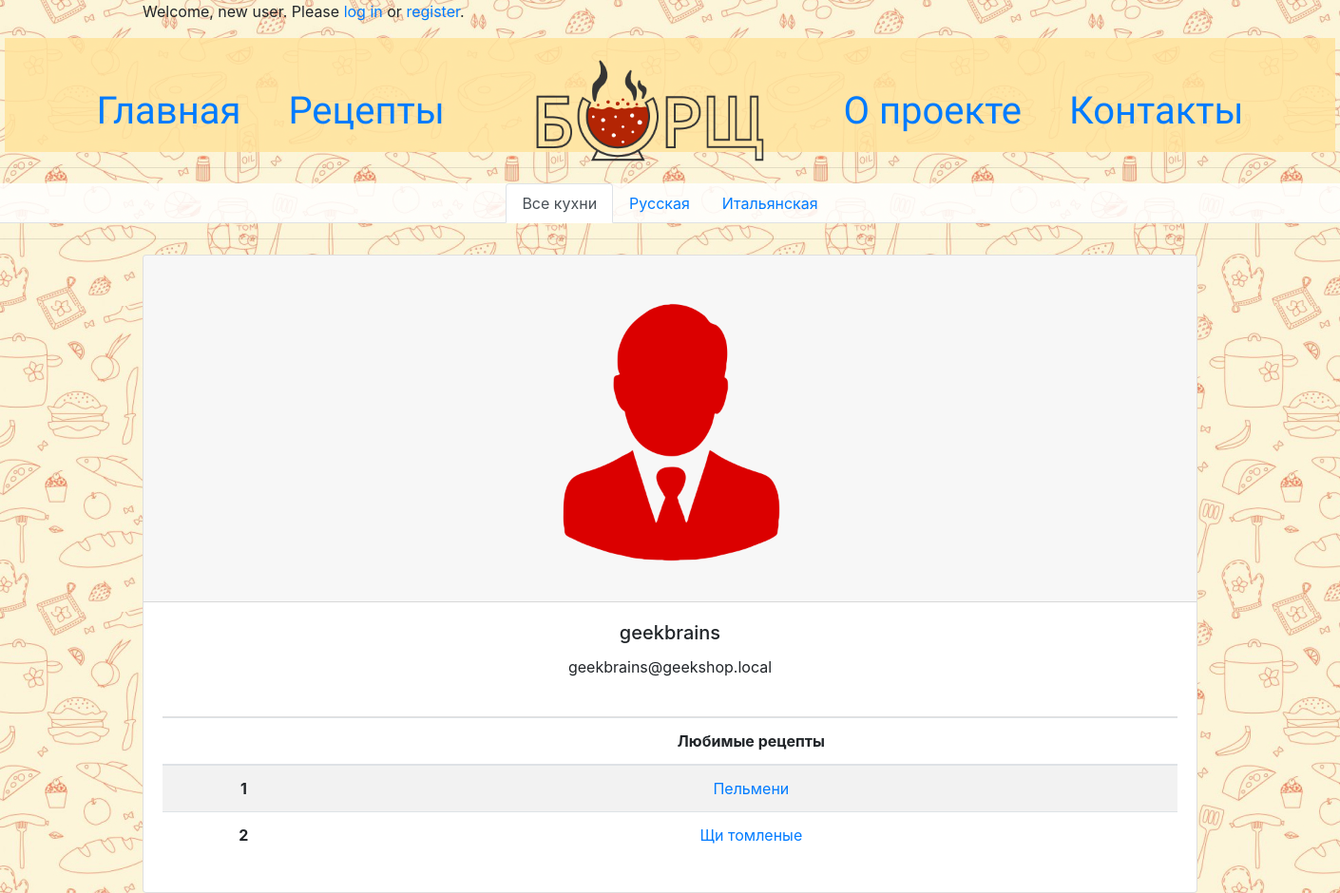
Page /auth/1 on the earlier database version.
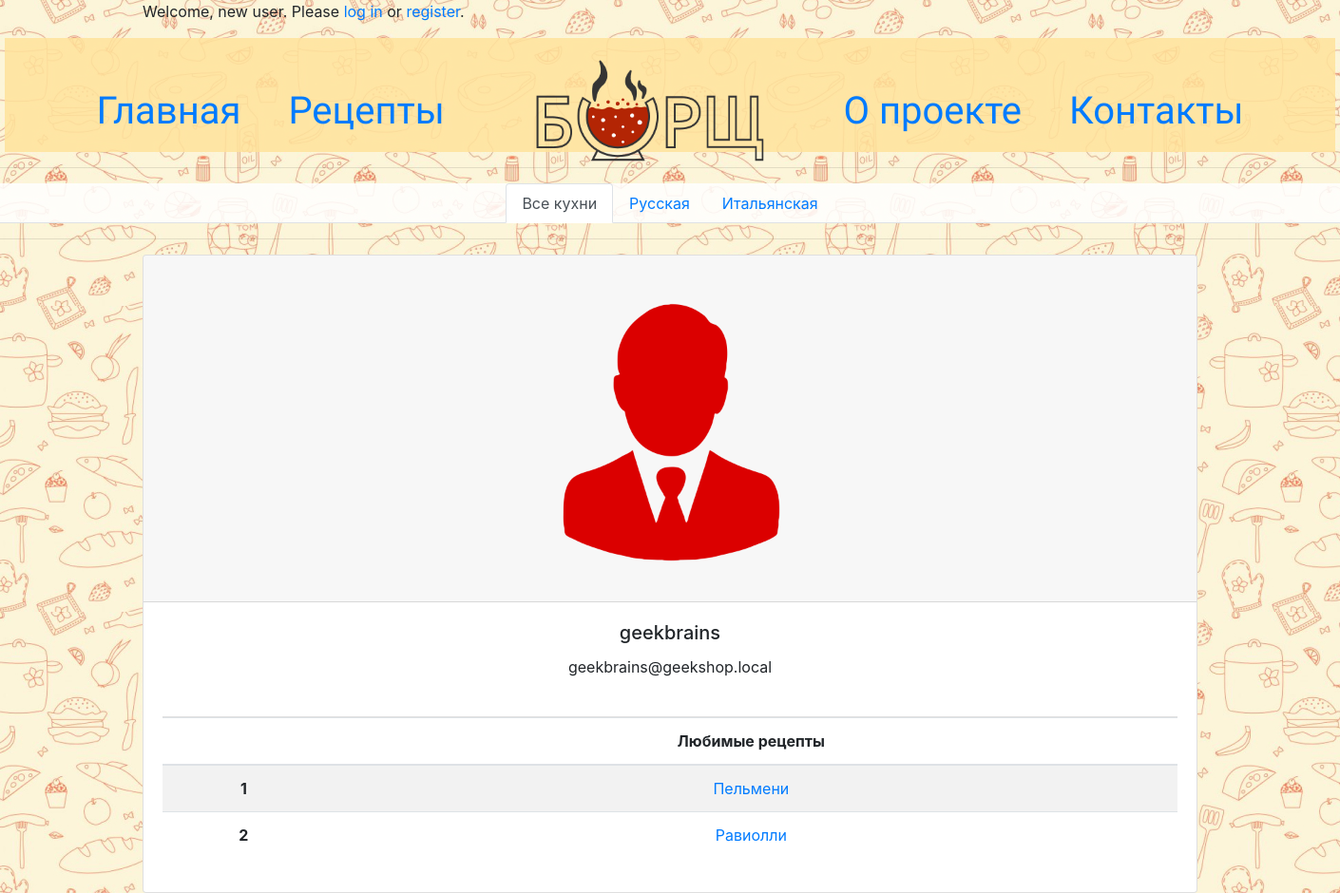
Same page on the later database version.
### mainapp/models.py (models this page shows, shortened)
class Cuisine(models.Model):
    class Meta:
        verbose_name = 'Кухня'
        verbose_name_plural = 'Кухни'
    name = models.CharField(verbose_name='название', max_length=64, unique=True)
    description = models.TextField(verbose_name='описание', blank=True)

class Recipe(models.Model):
    class Meta:
        verbose_name = 'Рецепт'
        verbose_name_plural = 'Рецепты'
    cuisine = models.ForeignKey(Cuisine, on_delete=models.CASCADE)
    name = models.CharField(verbose_name='название рецепта', max_length=255)
    description = models.TextField(verbose_name='описание', blank=True)
    level = models.IntegerField(verbose_name='сложность приготовления', default=1)
    duration = models.IntegerField(verbose_name='время приготовления', default=15)
    image = models.ImageField(upload_to='recipe_photos', blank=True)

### authapp/models.py (models this page shows, shortened)
class BorshchUser(AbstractUser):
    class Meta:
        verbose_name = 'пользователь'
        verbose_name_plural = 'пользователи'
    avatar = models.ImageField(upload_to='users_avatars', blank=True)

### myrecipeapp/models.py (models this page shows, shortened)
class MyRecipe(models.Model):
    class Meta:
        verbose_name = 'Любимый рецепт'
        verbose_name_plural = 'Любимые рецепты'
    borshchuser = models.ForeignKey(BorshchUser, on_delete=models.CASCADE)
    recipe = models.ForeignKey(Recipe, on_delete=models.CASCADE)

### authapp/views.py (the view)
# urls.py: path('<int:pk>', authapp.BorshchUserDetailView.as_view(), name='BorshchUser'),
class BorshchUserDetailView(DetailView):
    model = BorshchUser
    context_object_name = 'borshchuser'
    template_name = 'authapp/user_details.html'
    def get_context_data(self, **kwargs):
        context = super().get_context_data(**kwargs)
        context['my_recipe_list'] = MyRecipe.objects.filter(borshchuser=self.kwargs['pk'])
        context['cuisine_list'] = Cuisine.objects.all()
        return context

### mainapp/templatetags/my_tags.py (called while the page is built)
@register.filter(name='media_folder_users')
def media_folder_users(string):
    if not string:
        string = 'users_avatars/default.png'
    return f'{settings.MEDIA_URL}{string}'

### authapp/templates/authapp/user_details.html (shortened to what this page needs)
{% extends 'mainapp/base.html' %}
{% load my_tags %}
{% block content %}
<div class="container">
        <div class="card text-center">
            <div class="card-header">
                <img src="{{ borshchuser.avatar|media_folder_users }}" class="card-img-top" alt="...">
            </div>
            <div class="card-body">
                <h5 class="card-title">{{ borshchuser.username }}</h5>
                <p class="card-text">{{ borshchuser.email }}</p>
                <ul class="list-group list-group-flush">
                    <li class="list-group-item">
                    </li>
                </ul>
                        <table class="table table-striped">
                            <thead>
                                <tr>
                                    <th scope="col"></th>
                                    <th scope="col">Любимые рецепты</th>
                                </tr>
                            </thead>
                            <tbody>
                            {% for my_recipe in my_recipe_list %}
                                <tr>
                                    <th scope="row">{{ forloop.counter }}</th>
                                    <td><a href="{% url 'recipes:recipe' my_recipe.recipe.pk %}">
                                            {{ my_recipe.recipe.name }}
                                        </a>
                                    </td>
                                </tr>
                            {% endfor %}
                            </tbody>
                        </table>
            </div>
        </div>
</div>
{% endblock %}

### mainapp/templates/mainapp/base.html (shortened to what this page needs)
<!DOCTYPE html>
<html lang="en">
{% load static %}
<head>
    <link rel="stylesheet" type="text/css" href="https://stackpath.bootstrapcdn.com/bootstrap/4.4.1/css/bootstrap.min.css">
    <link rel="stylesheet" type="text/css" href="{% static '/css/styles.css' %}">
</head>
<body class="bg-img">
    {% include 'mainapp/includes/inc_user_menu.html' %}
    {% include 'mainapp/includes/inc_main_menu.html' %}
    {% include 'mainapp/includes/inc_cuisine_menu.html' %}
    {% block content %}
    {% endblock %}
</body>
</html>

### mainapp/templates/mainapp/includes/inc_user_menu.html
<div class="container">
    <p>
        {% if user.is_authenticated %}
            Welcome, <a href="{% url 'auth:BorshchUser' user.pk %}">{{ user.username }}</a>.
            Thanks for logging in. <a href="{% url 'auth:logout'%}">logout</a>.
        {% else %}
            Welcome, new user. Please <a href="{% url 'auth:login' %}">log in</a> or <a href="{% url 'auth:register' %}">register</a>.
        {% endif %}
    </p>
</div>

### mainapp/templates/mainapp/includes/inc_main_menu.html
{% load static %}
<div class="borshch-menu">
    <ul>
        <li>
            <a href="{% url 'main' %}">Главная</a>
        </li>
        <li>
            <a href="{% url 'recipes:index' %}">Рецепты</a>
        </li>
        <li>
            <img src="{% static 'img/logo.png' %}" height="120px">
        </li>
        <li>
            <a href="#">О проекте</a>
        </li>
        <li>
            <a href="#">Контакты</a>
        </li>
    </ul>
</div>

### mainapp/templates/mainapp/includes/inc_cuisine_menu.html (shortened to what this page needs)
<div class="cuisine-menu">
<ul class="nav nav-tabs justify-content-center">
  <li class="nav-item">
    <a href="{% url 'recipes:index' %}"
       class="nav-link {% if request.resolver_match.kwargs.cuisine == None %}
                  active
                {% endif %}">
      Все кухни
    </a>
  </li>
  {% for cuisine in cuisine_list %}
    <li class="nav-item">
      <a href="{% url 'recipes:cuisine' cuisine.name %}"
         class="nav-link ">
        {{ cuisine.name }}
      </a>
    </li>
  {% endfor %}
</ul>
</div>
<hr>

### static/css/styles.css (style rules this page uses)
.cuisine-menu { background-color: rgba(255, 255, 255, 0.85); }
.borshch-menu { position: relative; width: 1400px; height: 120px; margin: 0 auto; background-color: rgba(255, 227, 156, 0.85); vertical-align: middle; text-align: center; font-family: 'Amatic SC'; font-style: normal; font-weight: normal; font-size: 40px; line-height: 50px; display: flex; align-items: center; text-align: center; color: #000000; }
.borshch-menu ul { margin: 0 auto; }
.borshch-menu li { padding-top: 38px; float: center; display: inline-block; padding-right: 40px; list-style-type: none; }
.bg-img { background-image: url( '/static/img/bg_image.jpg' ); background-repeat: repeat; }
.container { margin: 0 auto; }
.card-header img { width: 300px; border-radius: 30px; margin: 20px; }

Differences in the rows shown:
removed MyRecipe: recipe.name "Щи томленые"
added MyRecipe: recipe.name "Равиолли"
